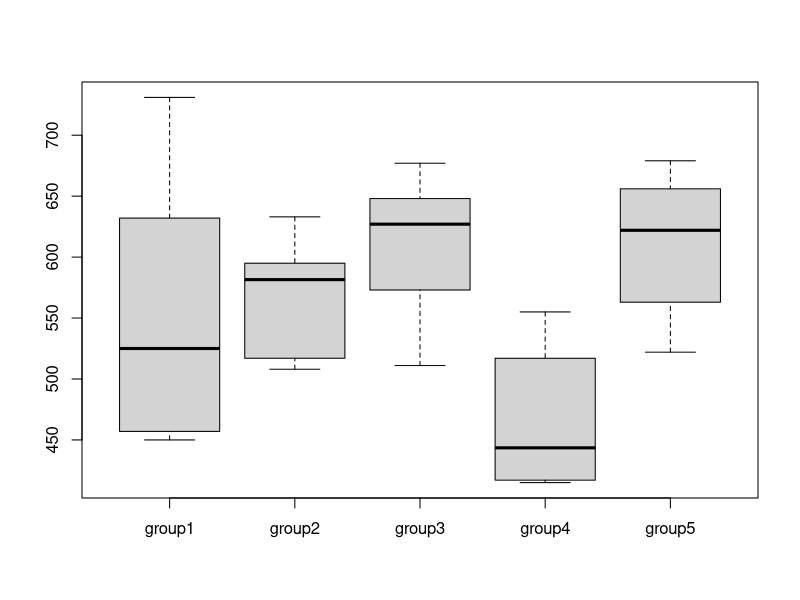
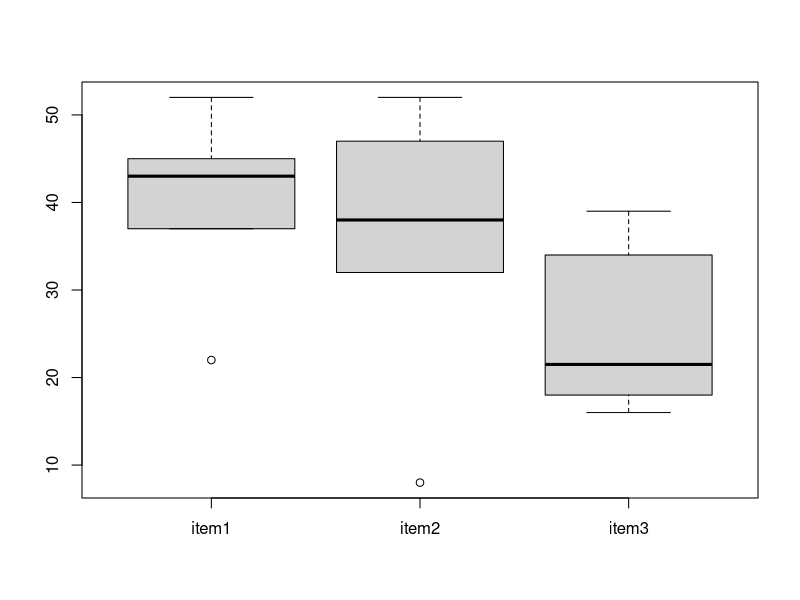

Recreate these plots in R, in order.
# One way anova    (Analysis of Variance)
# Problem 1

group1=c(551,457,450,731,499,632)
group2=c(595,580,508,583,633,517)
group3=c(639,615,511,573,648,677)
group4=c(417,449,517,438,415,555)
group5=c(563,631,522,613,656,679)
group=data.frame(cbind(group1,group2,group3,group4,group5))
group
summary(group)
stgr=stack(group)
stgr
crd=aov(values~ind,data=stgr)    #Completely Randomized Design
crd
summary(crd)
boxplot(group)

# Problem 2
item1=c(22,42,44,52,45,37)
item2=c(52,33,8,47,43,32)
item3=c(16,24,19,18,34,39)
group=data.frame(cbind(item1,item2,item3))
group
summary(group)
stgr=stack(group)
stgr
crd=aov(values~ind,data=stgr)
crd
summary(crd)
boxplot(group)
